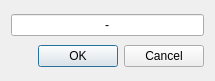
<?xml version="1.0" encoding="UTF-8"?>
<ui version="4.0">
 <class>NameDialog</class>
 <widget class="QDialog" name="NameDialog">
  <property name="geometry">
   <rect>
    <x>0</x>
    <y>0</y>
    <width>215</width>
    <height>81</height>
   </rect>
  </property>
  <layout class="QVBoxLayout" name="verticalLayout">
   <item>
    <widget class="QLineEdit" name="lineEditName">
     <property name="text">
      <string>-</string>
     </property>
     <property name="alignment">
      <set>Qt::AlignCenter</set>
     </property>
    </widget>
   </item>
   <item>
    <widget class="QDialogButtonBox" name="buttonBox">
     <property name="standardButtons">
      <set>QDialogButtonBox::Cancel|QDialogButtonBox::Ok</set>
     </property>
    </widget>
   </item>
  </layout>
 </widget>
 <resources/>
 <connections/>
</ui>
